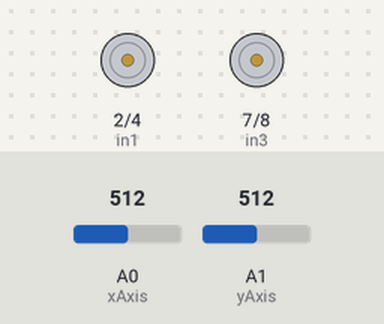
Bench run of a sketch on a simulated Arduino Uno, built with avr-gcc and run on an emulated ATmega328P. Parts: motor-driver pin pairs drawn as motors (green arrow = first pin HIGH = forward, orange = second pin HIGH = backward, longer = more drive, scaled by the enable pin). Inputs (shaded band) come from the test bench; at power-on: A1 (yAxis) = 512, A0 (xAxis) = 512.

Above: at 1.2 s.
1.3 s: A1 (yAxis) set to 450
2.8 s: A0 (xAxis) set to 450
At 4.0 s:
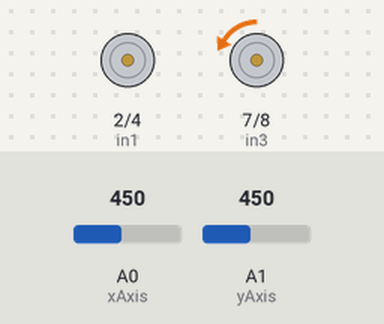
4.3 s: A0 (xAxis) set to 574
At 5.3 s:
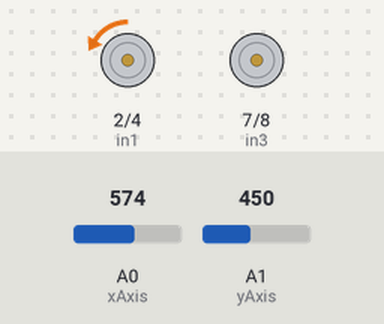
5.8 s: A1 (yAxis) set to 574
At 6.5 s:
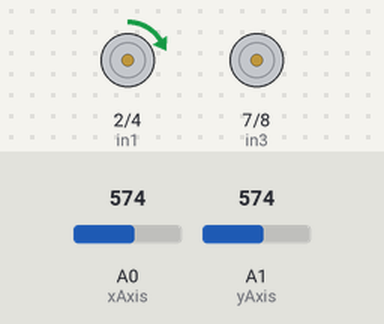
7.3 s: A0 (xAxis) set to 716
At 7.6 s:
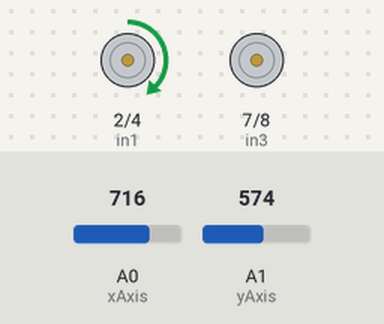
8.8 s: A1 (yAxis) set to 716
At 10.0 s:
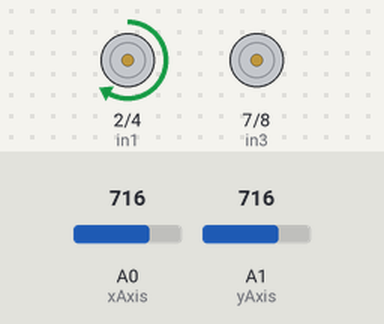
Timing chart, 0 to 11.3 s (numbered marks = the images above; inputs shaded):
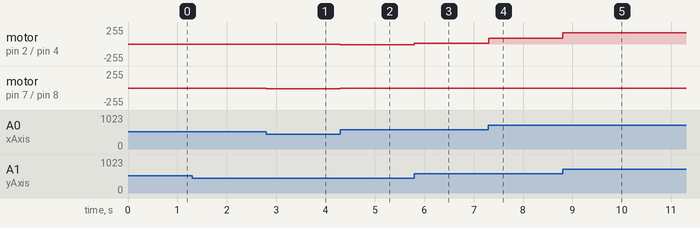

The sketch:

MOTOR_Test_1.ino
```cpp
#define enA 5
#define in1 2
#define in2 4

#define enB 6
#define in3 7
#define in4 8


int motorSpeedA = 0;
int motorSpeedB = 0;
                               // uses only one joystick to controll the car so we can use the other for the servo
int xAxis = A0;
int yAxis = A1;

int xInitPos = 512;
int yInitPos = 512;

void setup() {

  pinMode(enA, OUTPUT);
  pinMode(enB, OUTPUT);
  pinMode(in1, OUTPUT);
  pinMode(in2, OUTPUT);
  pinMode(in3, OUTPUT);
  pinMode(in4, OUTPUT);

  digitalWrite(enA, LOW);
  digitalWrite(in1, HIGH);
  digitalWrite(in2, LOW);

  digitalWrite(enB, LOW);
  digitalWrite(in3, HIGH);
  digitalWrite(in4, LOW);
}


void loop() {

  xInitPos = analogRead(xAxis);
  yInitPos = analogRead(yAxis);

  if (yInitPos < 460) {
    // This is Backward

    // Set Motor A backward

    digitalWrite(in1, LOW);
    digitalWrite(in2, HIGH);

    // Set Motor B backward

    digitalWrite(in3, LOW);
    digitalWrite(in4, HIGH);

    //Determine Motor Speeds

    // As we are going backwards we need to reverse readings

    yInitPos = yInitPos - 460;  // This produces a negative number
    yInitPos = yInitPos * -1;   // Make the number positive

    motorSpeedA = map(yInitPos, 0, 460, 0, 255);
    motorSpeedB = map(yInitPos, 0, 460, 0, 255);
  }

  else if (yInitPos > 564) {
    // This is Forward

    // Set Motor A forward

    digitalWrite(in1, HIGH);
    digitalWrite(in2, LOW);

    // Set Motor B forward

    digitalWrite(in3, HIGH);
    digitalWrite(in4, LOW);

    //Determine Motor Speeds

    motorSpeedA = map(yInitPos, 564, 1023, 0, 255);
    motorSpeedB = map(yInitPos, 564, 1023, 0, 255);

  } else {
    // This is Stopped

    motorSpeedA = 0;
    motorSpeedB = 0;
  }

   // Steering

  if (xInitPos < 460)
	{
		// Move Left

		// As we are going left we need to reverse readings

		xInitPos = xInitPos - 460; // This produces a negative number
		xInitPos = xInitPos * -1;  // Make the number positive

		// Map the number to a value of 255 maximum

		xInitPos = map(xInitPos, 0, 460, 0, 255);


		motorSpeedA = motorSpeedA - xInitPos;
		motorSpeedB = motorSpeedB + xInitPos;

		// Don't exceed range of 0-255 for motor speeds

		if (motorSpeedA < 0)motorSpeedA = 0;
		if (motorSpeedB > 255)motorSpeedB = 255;

	}

  else if (xInitPos > 564)
	{
		// Move Right

		// Map the number to a value of 255 maximum

		xInitPos = map(xInitPos, 564, 1023, 0, 255);


		motorSpeedA = motorSpeedA + xInitPos;
		motorSpeedB = motorSpeedB - xInitPos;

		// Don't exceed range of 0-255 for motor speeds

		if (motorSpeedA > 255)motorSpeedA = 255;
		if (motorSpeedB < 0)motorSpeedB = 0;

	}


	// Adjust to prevent "buzzing" at very low speed

	if (motorSpeedA < 8)motorSpeedA = 0;
	if (motorSpeedB < 8)motorSpeedB = 0;

	// Set the motor speeds

	analogWrite(enA, motorSpeedA);
	analogWrite(enB, motorSpeedB);

}
```

Measured:
- after the input at 2.8 s, motor on pin 7 (in3) / pin 8 (in4): stopped → backward 10/255 at once
- after the input at 4.3 s, motor on pin 2 (in1) / pin 4 (in2): stopped → backward 10/255 at once; motor on pin 7 (in3) / pin 8 (in4): backward 10/255 → stopped at once
- after the input at 5.8 s, motor on pin 2 (in1) / pin 4 (in2): backward 10/255 → forward 10/255 at once
- after the input at 7.3 s, motor on pin 2 (in1) / pin 4 (in2): forward 10/255 → forward 89/255 at once
- after the input at 8.8 s, motor on pin 2 (in1) / pin 4 (in2): forward 89/255 → forward 168/255 at once
